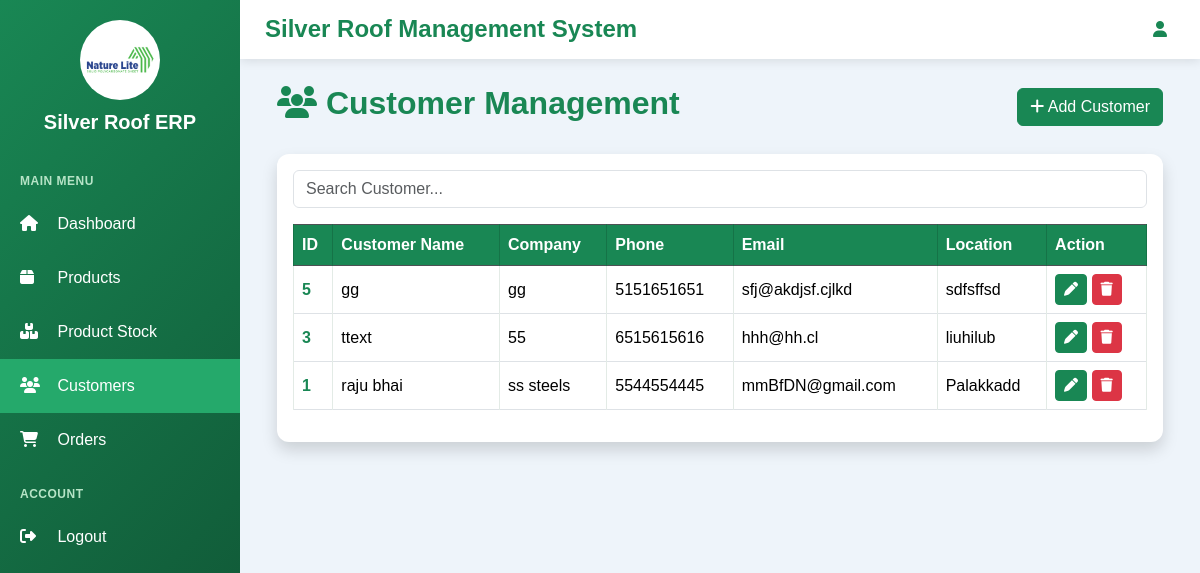
Before: /customers/ with the older database file.
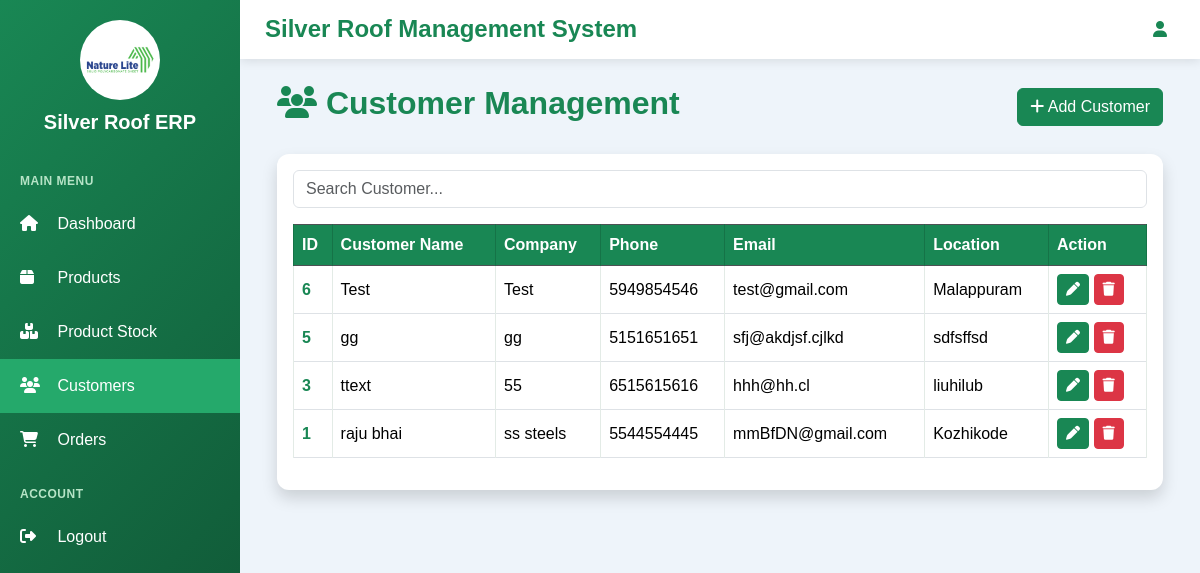
After: the same page with the newer database file.
### customers/models.py (models this page shows, shortened)
class Customer(models.Model):
    customer_name = models.CharField(max_length=150)
    company_name = models.CharField(max_length=150, blank=True)
    phone = models.CharField(max_length=15)
    email = models.EmailField(blank=True)
    address = models.TextField()
    location = models.CharField(max_length=150)
    gst = models.CharField(max_length=30, blank=True)

### customers/views.py (the view)
def customer_list(request):
    customers = Customer.objects.all().order_by("-id")
    return render(
        request,
        "customers/customer_list.html",
        {
            "customers": customers
        }
    )

### customers/templates/customers/customer_list.html (shortened to what this page needs)
{% extends 'base.html' %}
{% block content %}
<div class="container-fluid">
    <div class="d-flex justify-content-between align-items-center mb-4">
        <h2 class="fw-bold customer-page-title">
            <i class="fa fa-users text-primary"></i>
            Customer Management
        </h2>
        <a href="{% url 'add_customer' %}"
           class="btn btn-primary customer-add-btn">
            <i class="fa fa-plus"></i>
            Add Customer
        </a>
    </div>
    <div class="card shadow border-0 customer-card">
        <div class="card-body">
            <div class="mb-3">
                <input type="text"
                       id="searchCustomer"
                       class="form-control customer-search"
                       placeholder="Search Customer...">
            </div>
            <table class="table table-hover table-bordered align-middle"
                   id="customerTable">
                <thead class="table-dark">
                    <tr>
                        <th>ID</th>
                        <th>Customer Name</th>
                        <th>Company</th>
                        <th>Phone</th>
                        <th>Email</th>
                        <th>Location</th>
                        <th>Action</th>
                    </tr>
                </thead>
                <tbody>
                {% for customer in customers %}
                    <tr>
                        <td>{{ customer.id }}</td>
                        <td>{{ customer.customer_name }}</td>
                        <td>{{ customer.company_name }}</td>
                        <td>{{ customer.phone }}</td>
                        <td>{{ customer.email }}</td>
                        <td>{{ customer.location }}</td>
                        <td>
                            <a href="{% url 'edit_customer' customer.id %}"
                               class="btn btn-success btn-sm customer-edit-btn">
                                <i class="fa fa-pen"></i>
                            </a>
                            <a href="{% url 'delete_customer' customer.id %}"
                               class="btn btn-danger btn-sm"
                               onclick="return confirm('Delete this customer?')">
                                <i class="fa fa-trash"></i>
                            </a>
                        </td>
                    </tr>
                {% empty %}
                    <tr>
                        <td colspan="7" class="text-center">
                            No Customers Found
                        </td>
                    </tr>
                {% endfor %}
                </tbody>
            </table>
        </div>
    </div>
</div>
{% endblock %}

Changed rows visible on the page:
added Customer: id "6", customer_name "Test", company_name "Test", phone "5949854546", email "test@gmail.com", location "Malappuram"
changed Customer "raju bhai": location "Palakkadd" → "Kozhikode"
